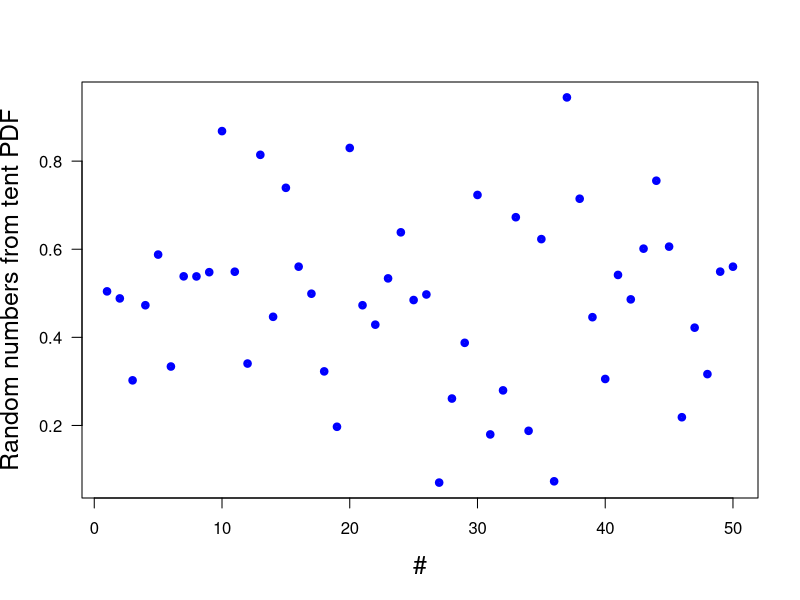

Write the R code that produced this figure.
print('file: Random50RNfromTentPDF.R')
# 50 random numbers from tent PDF
set.seed(1953) # set seed for random number generators
L = 50; r = runif(L); # uniformly distributed random numbers
y = numeric(L)        # array of length L
for (k in 1:L) {            # transformation y(x)
  x = r[k];
  if (x < 0.5) {y[k] = sqrt(x/2)}
  else {y[k] = 1-sqrt((1-x)/2)}}
xp = seq(1,L)         # sequence 1,2,...,L
# png('tentRN160722.png',width=16,height=16,units='cm',res=300)
plot(xp,y,type='p',lwd=4,col='blue',xlab='#',ylab='Random numbers from tent PDF',
     las=1,cex=0.6,cex.lab=1.5)
# dev.off()
